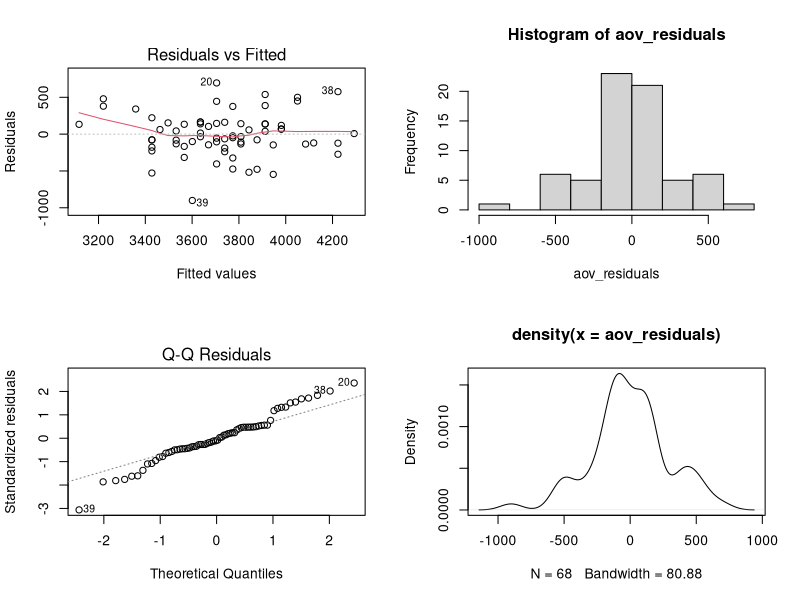

R code for this plot:
library(palmerpenguins)
library(tidyverse)

data <- penguins %>%
  filter(species == "Chinstrap")

almost_sas <- function(aov.results){
  aov_residuals <- residuals(aov.results)
  par(mfrow=c(2,2))
  plot(aov.results, which=1)
  hist(aov_residuals)
  plot(aov.results, which=2)
  plot(density(aov_residuals))
}

m1 <- lm(body_mass_g ~ flipper_length_mm, data = data)

almost_sas(m1)
